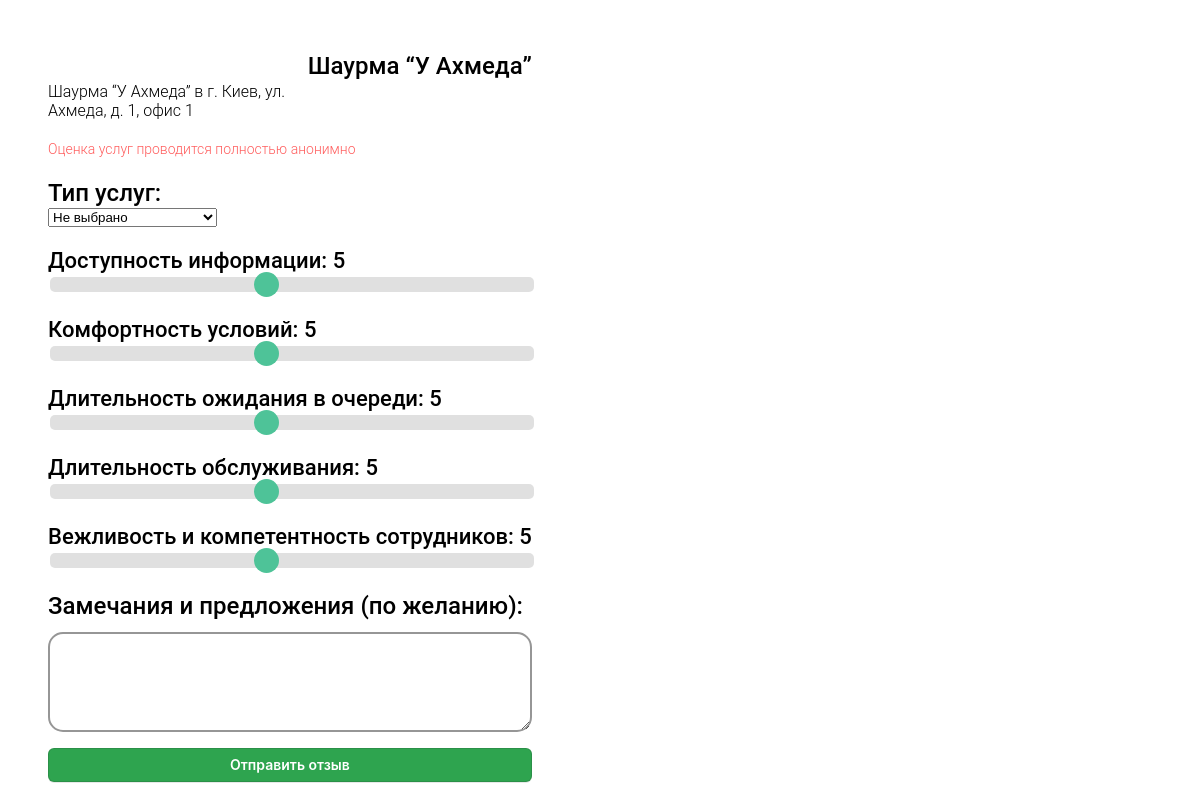
Screenshot of /makefeedback/1 with the database file from the repository.
### app.py (models this page shows, shortened)
class Organization(db.Model):
    id = db.Column(db.Integer, primary_key=True)
    name = db.Column(db.String(100), nullable=False)
    email = db.Column(db.String(120), nullable=False)
    cachedpassword = db.Column(db.String(100), nullable=False)
    org_type = db.Column(db.Integer, nullable=False)
    photo = db.Column(db.String(200), nullable=False)
    description = db.Column(db.String(200), nullable=True)

### app.py (the view)
@app.route('/makefeedback/<int:orgId>')
def makefeedbackOrg(orgId):
    organ = db.session.query(Organization).filter(Organization.id == orgId).first()
    if organ:
        servicetps = []
        serIds, serNames = getServiceTypesByOrgId(orgId)
        for i in range(len(serIds)):
            servicetps.append({'service_type_id': serIds[i], 'service_type_name': serNames[i]})
        return render_template('makefeedback.html', orgId=organ.id,
            orgTitle= organ.name,
            orgDescription=  organ.description,
            orgPhoto= organ.photo,
            serviceTypes= servicetps)
    else:
        return "400"

### app.py (called while the page is built)
def getServiceTypesByOrgId(orgId):
    ids = []
    sids = db.session.query(OrgServicesList).filter(OrgServicesList.orgId == orgId).all()
    for serviceType in sids:
        ids.append(serviceType.serviceId)
    names = []
    for i in ids:
        for j in serviceTypes:
            if i == j['service_type_id']:
                names.append(j['service_type_name'])
    return ids, names

### templates/makefeedback.html (shortened to what this page needs)
<!DOCTYPE html>
<html lang="en">
<head>
</head>
<body class="body">
  <div class="content">
    <br>
    <div class="container-3 w-container"><img src="{{orgPhoto}}" loading="lazy" alt="" style="width: 50%;">
      <div class="titlediv">
        <div class="text-block-4">{{orgTitle}}</div>
      </div>
    </div>
    <p class='dscr'>{{orgDescription}}</p>
    <div class="text-block-3" style="font-family: 'Roboto';
    font-style: normal;
    font-weight: 300;
    font-size: 14px;
    line-height: 19px;
    color: #FF5C5C;
    margin-top:20px;
    margin-bottom:20px;
    ">Оценка услуг проводится полностью анонимно</div>
    <div class="feedback-form">
      <form action="/sendfeedback" method="post">
        <div class="">
          <label for="name-2" class="field-label" style="font-family: 'Roboto';
          font-style: normal;
          font-weight: 500;
          font-size: 24px;
          line-height: 28px;
          color: #000000;">Тип услуг:</label>
          <br>
          <select required id="field" name="serviceId" data-name="serviceId" class="" required>
            <option>Не выбрано</option>
          </select>
        </div>
        <div class="avaliability" style="margin-top:20px;">
          <label style="font-family: 'Roboto';
            font-style: normal;
            font-weight: 500;
            font-size: 22px;
            line-height: 28px;
            color: #000000;">Доступность информации: <span id="avaliability-value"></span></label>
          <br>
          <div class="slidecontainer">
            <input type="range" min="1" max="10" value="5" class="slider" id="avaliability-slider" name="avaliability">
          </div>
        </div>
        <div class="comfort" style="margin-top:20px;">
          <label style="font-family: 'Roboto';
            font-style: normal;
            font-weight: 500;
            font-size: 22px;
            line-height: 28px;
            color: #000000;">Комфортность условий: <span id="comfort-value"></span></label>
            <div class="slidecontainer">
              <input type="range" min="1" max="10" value="5" class="slider" id="comfort-slider" name="comfort">
            </div>
        </div>
        <div class="queue_time" style="margin-top:20px;">
          <label style="font-family: 'Roboto';
            font-style: normal;
            font-weight: 500;
            font-size: 22px;
            line-height: 28px;
            color: #000000;">Длительность ожидания в очереди: <span id="queue_time-value"></span></label>
            <div class="slidecontainer">
              <input type="range" min="1" max="10" value="5" class="slider" id="queue_time-slider" name="queue_time">
            </div>
        </div>
        <div class="service_time" style="margin-top:20px;">
          <label style="font-family: 'Roboto';
            font-style: normal;
            font-weight: 500;
            font-size: 22px;
            line-height: 28px;
            color: #000000;">Длительность обслуживания: <span id="service_time-value"></span></label>
            <div class="slidecontainer">
              <input type="range" min="1" max="10" value="5" class="slider" id="service_time-slider" name="service_time">
            </div>
        </div>
        <div class="workers_politeness" style="margin-top:20px;">
          <label style="font-family: 'Roboto';
            font-style: normal;
            font-weight: 500;
            font-size: 22px;
            line-height: 28px;
            color: #000000;">Вежливость и компетентность сотрудников: <span id="workers_politeness-value"></span></label>
            <div class="slidecontainer">
              <input type="range" min="1" max="10" value="5" class="slider" id="workers_politeness-slider" name="workers_politeness">
            </div>
        </div>
        <div class="notes-text" style="margin-top:20px;">
          <label for="notes-text" class="field-label" style="font-family: 'Roboto';
          font-style: normal;
          font-weight: 500;
          font-size: 24px;
          line-height: 28px;
          color: #000000;">Замечания и предложения (по желанию):</label>
          <br>
          <textarea id="notes-text" maxlength="200" name="notes_text" data-name="Notes Text" placeholder=""
            class="textarea w-input" style="margin-top:12px;width:100%;min-height:100px;background: #FFFFFF;
            border: 2px solid #969696;
            box-sizing: border-box;
            border-radius: 15px;"></textarea>
        </div>
        <button class="button-3" role="button" style="margin-top:12px;">Отправить отзыв</button>
      </form>
    </div>
    <br>
    <br>
</body>
</html>

### templates/makefeedback.html (style rules this page uses)
body { display: flex; font-family: 'Roboto'; font-style: normal; }
.content { margin-left: 40px; margin-right: 40px; }
.container-3 { margin-top: 20px; }
.text-block-4 { text-align: center; font-family: 'Roboto'; font-style: normal; font-weight: 500; font-size: x-large; line-height: 38px; color: #000000; }
.titlediv { float: right; margin-right: auto; margin-left: auto; width: fit-content; margin-top: auto; margin-bottom: auto; height: fit-content; }
.dscr { font-family: 'Roboto'; font-style: normal; font-weight: 300; font-size: 16px; line-height: 19px; color: #000000; }
.button-3 { width: 100%; appearance: none; background-color: #2ea44f; border: 1px solid rgba(27, 31, 35, .15); border-radius: 6px; box-shadow: rgba(27, 31, 35, .1) 0 1px 0; box-sizing: border-box; color: #fff; cursor: pointer; display: inline-block; font-family: -apple-system, system-ui, "Segoe UI", Helvetica, Arial, sans-serif, "Apple Color Emoji", "Segoe UI Emoji"; font-size: 14px; font-weight: 600; line-height: 20px; padding: 6px 16px; position: relative; text-align: center; text-decoration: none; user-select: none; -webkit-user-select: none; touch-action: manipulation; vertical-align: middle; white-space: nowrap; }
.slidecontainer { width: 100%; }
.slider { -webkit-appearance: none; width: 100%; height: 15px; border-radius: 5px; background: #d3d3d3; outline: none; opacity: 0.7; -webkit-transition: .2s; transition: opacity .2s; }

### rows the page displays
Organization: name "Шаурма “У Ахмеда”", description "Шаурма “У Ахмеда” в г. Киев, ул. Ахмеда, д. 1, офис 1"
